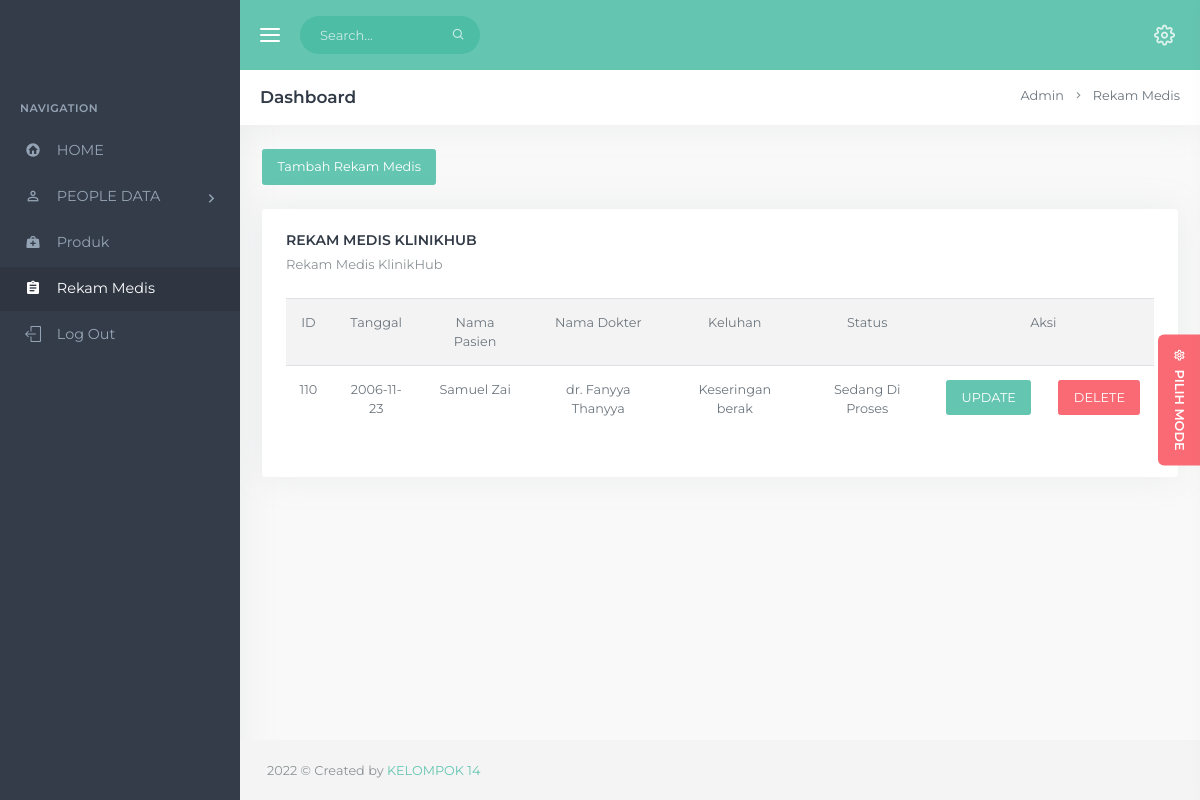
The app's page /rmedis.php, older data.
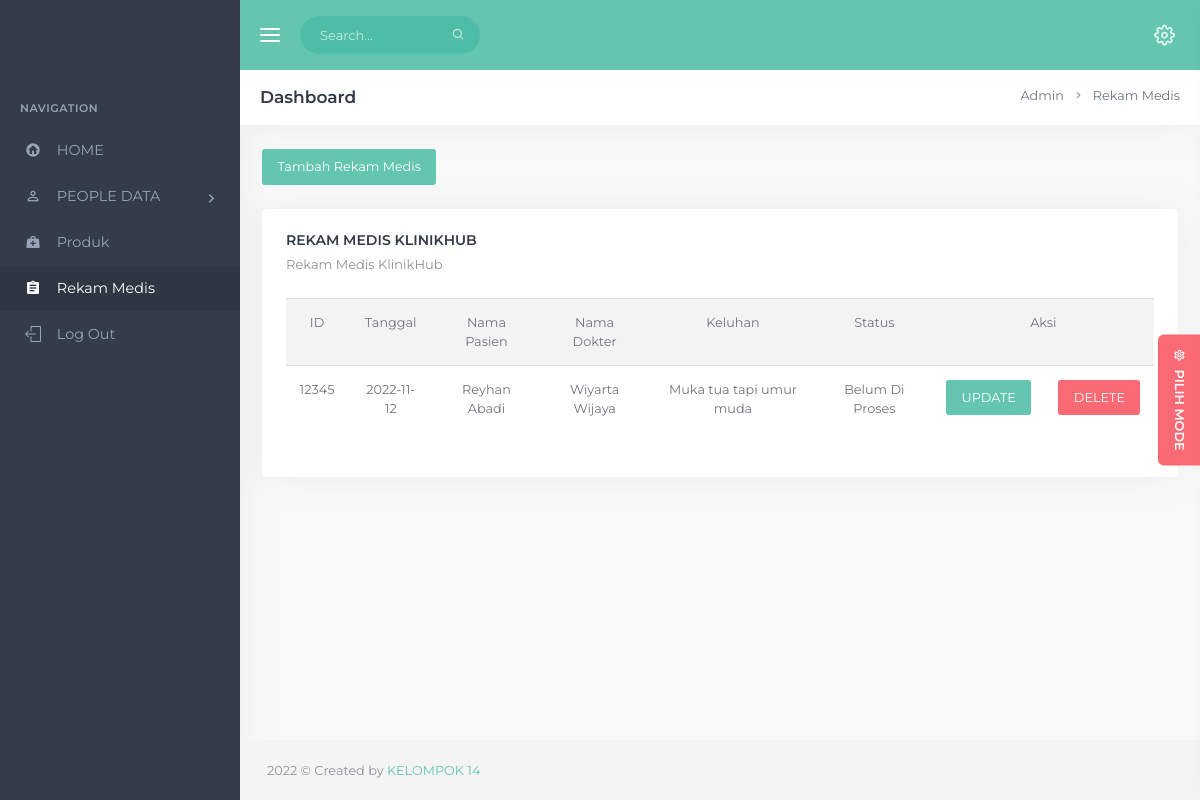
The same page, newer data.
### tables this page shows
CREATE TABLE `rmedis` (
  `id_rmed` int(12) NOT NULL,
  `tgl` date NOT NULL,
  `nm_pas` varchar(45) NOT NULL,
  `nm_dr` varchar(45) NOT NULL,
  `keluhan` varchar(255) NOT NULL,
  `status` varchar(45) NOT NULL
);

### rmedis.php (the view, shortened to what this page needs)
<!DOCTYPE html>
<html lang="en">
<head>
        <link href="assets/libs/bootstrap-colorpicker/bootstrap-colorpicker.min.css" rel="stylesheet" type="text/css" />
        <link href="assets/libs/clockpicker/bootstrap-clockpicker.min.css" rel="stylesheet">
        <link href="assets/libs/bootstrap-timepicker/bootstrap-timepicker.min.css" rel="stylesheet" type="text/css" />
        <link href="assets/libs/bootstrap-daterangepicker/daterangepicker.css" rel="stylesheet">
        <link href="assets/libs/bootstrap-datepicker/bootstrap-datepicker.min.css" rel="stylesheet" type="text/css" />
        <link href="assets/libs/c3/c3.min.css" rel="stylesheet" type="text/css" />
        <link href="assets/libs/custombox/custombox.min.css" rel="stylesheet" type="text/css" >
        <link href="assets/css/bootstrap.min.css" rel="stylesheet" type="text/css" id="bootstrap-stylesheet" />
        <link href="assets/css/icons.min.css" rel="stylesheet" type="text/css" />
        <link href="assets/css/app.min.css" rel="stylesheet" type="text/css"  id="app-stylesheet" />
    </head>
    <body>
        <div id="wrapper">
            <div class="navbar-custom">
                <ul class="list-unstyled topnav-menu float-right mb-0">
                    <li class="dropdown notification-list">
                        <a href="javascript:void(0);" class="nav-link right-bar-toggle waves-effect waves-light">
                            <i class="fe-settings noti-icon"></i>
                        </a>
                    </li>
                </ul>
                <div class="logo-box">
                    <a href="dashboard.php" class="logo text-center">
                        <span class="logo-lg">
                        </span>
                    </a>
                </div>
                <ul class="list-unstyled topnav-menu topnav-menu-left m-0">
                    <li>
                        <button class="button-menu-mobile waves-effect waves-light">
                            <i class="fe-menu"></i>
                        </button>
                    </li>
                    <li class="d-none d-sm-block">
                            <form class="app-search">
                                <div class="app-search-box">
                                    <div class="input-group">
                                        <input type="text" class="form-control" placeholder="Search...">
                                        <div class="input-group-append">
                                            <button class="btn" type="submit">
                                                <i class="fe-search"></i>
                                            </button>
                                        </div>
                                    </div>
                                </div>
                            </form>
                        </li>
                </ul>
            </div>
            <div class="left-side-menu">
                <div class="slimscroll-menu">
                    <div id="sidebar-menu">
                        <ul class="metismenu" id="side-menu">
                            <li class="menu-title">Navigation</li>
                            <li>
                                <a href="dashboard.php">
                                    <i class="mdi mdi-home-circle"></i>
                                    <span> HOME </span>
                                </a>
                            </li>
                            <li>
                                <a href="javascript: void(0);">
                                    <i class="mdi mdi-account-outline"></i>
                                    <span> PEOPLE DATA </span>
                                    <span class="menu-arrow"></span>
                                </a>
                            </li>
                            <li>
                                <a href="produk.php">
                                    <i class="mdi mdi-medical-bag"></i>
                                    <span> Produk </span>
                                </a>
                            </li>
                            <li>
                                <a href="rmedis.php">
                                    <i class="mdi mdi-clipboard-text"></i>
                                    <span> Rekam Medis </span>
                                </a>
                            </li>
                            <li>
                                <a href="login.php">
                                    <i class="menu-icon icon-logout"></i>
                                    <span> Log Out </span>
                                </a>
                            </li>
                        </ul>
                    </div>
                </div>
            </div>
            <div class="content-page">
                <div class="content">
                    <div class="container-fluid">
                        <div class="row">
                            <div class="col-12">
                                <div class="page-title-box">
                                    <div class="page-title-right">
                                        <ol class="breadcrumb m-0">
                                            <li class="breadcrumb-item"><a href="dashboard.php">Admin</a></li>
                                            <li class="breadcrumb-item"><a href="rmedis.php">Rekam Medis</a></li>
                                        </ol>
                                    </div>
                                    <h4 class="page-title">Dashboard</h4>
                                </div>
                            </div>
                        </div>
                        <div class="row">
                            <div class="col-sm-4">
                                <a href="#custom-modal" class="btn btn-primary waves-effect waves-light mb-3" data-animation="fadein" data-plugin="custommodal"
                                   data-overlaySpeed="200" data-overlayColor="#36404a"><i class="md md-add"></i> Tambah Rekam Medis </a>
                            </div>
                            <div class="col-12">
                                <div class="card-box">
                                    <h4 class="header-title">Rekam Medis KlinikHub</h4>
                                    <p class="sub-header">
                                        Rekam Medis KlinikHub
                                    </p>
                                    <div class="table-responsive">
                                        <table class="table m-0 table-hover">
                                            <thead class="bg-light">
                                            <tr align="center">
                                                <td>ID</td>
                                                <td>Tanggal</td>
                                                <td>Nama Pasien</td>
                                                <td>Nama Dokter</td>
                                                <td>Keluhan</td>
                                                <td>Status</td>
                                                <td colspan="3">Aksi</td>
                                            </tr>
                                            </thead>
                                            <?php
                                                require 'koneksi.php';
                                                $sql="SELECT * FROM rmedis where id_rmed";
                                                $view=mysqli_query($mysql, $sql);
                                                while ($data=mysqli_fetch_array($view)) {
                                            ?>
                                                <tbody>
                                                    <tr align="center">
                                                        <td><?php echo $data ['id_rmed']; ?></td>
                                                        <td><?php echo $data ['tgl']; ?></td>
                                                        <td><?php echo $data ['nm_pas']; ?></td>
                                                        <td><?php echo $data ['nm_dr']; ?></td>
                                                        <td><?php echo $data ['keluhan']; ?></td>
                                                        <td><?php echo $data ['status']; ?></td>
                                                        <td align="center"><a class="btn btn-primary waves-effect waves-light mb-3" data-animation="fadein"  data-overlaySpeed="200" data-overlayColor="#36404a" href="uprmedis.php?id_rmed=<?php echo $data['id_rmed']; ?>" > UPDATE </a></td>
                                                        <td align="center"><a class="btn btn-danger waves-effect waves-light mb-3" href="hapusrm.php?id_rmed=<?php echo $data['id_rmed']; ?>">DELETE</a></td>
                                                    </tr>
                                                </tbody>
                                            <?php } ?>
                                        </table>
                                    </div>
                                </div>
                            </div>
                        </div>
                    </div>
                </div>
                <footer class="footer">
                    <div class="container-fluid">
                        <div class="row">
                            <div class="col-md-12">
                                2022 &copy; Created by <a href="#">KELOMPOK 14</a>
                            </div>
                        </div>
                    </div>
                </footer>
            </div>
        </div>
        <a href="javascript:void(0);" class="right-bar-toggle demos-show-btn">
            <i class="mdi mdi-settings-outline mdi-spin"></i> &nbsp;Pilih Mode
        </a>
    </body>
</html>

Row changes from the older to the newer data that the page shows:
removed rmedis: id_rmed "110", tgl "2006-11-23", nm_pas "Samuel Zai", nm_dr "dr. Fanyya Thanyya", keluhan "Keseringan berak", status "Sedang Di Proses"
added rmedis: id_rmed "12345", tgl "2022-11-12", nm_pas "Reyhan Abadi", nm_dr "Wiyarta Wijaya", keluhan "Muka tua tapi umur muda", status "Belum Di Proses"
